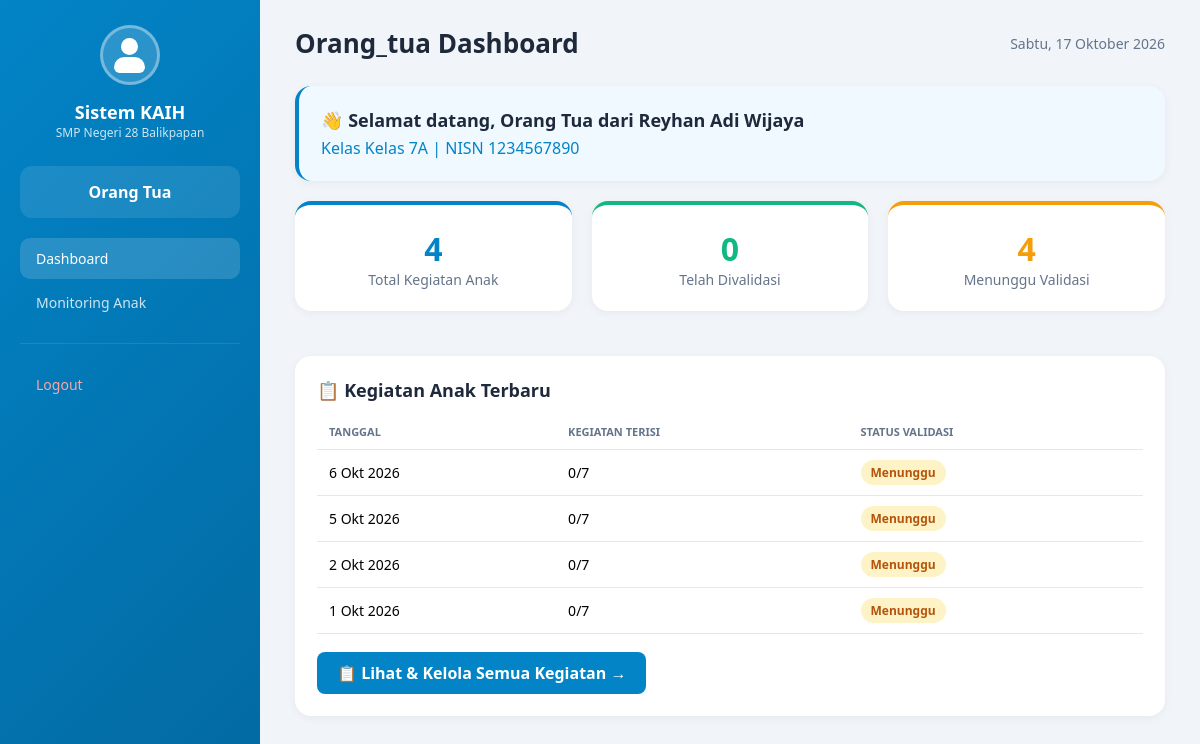
The page /aplikasi/ortu/index.php (signed in) on the database its author committed.
### tables this page shows
CREATE TABLE `siswa` (
  `id` bigint UNSIGNED NOT NULL,
  `nisn` varchar(30) NOT NULL,
  `nama_siswa` varchar(100) NOT NULL,
  `kelas` varchar(50) DEFAULT NULL,
  `jenis_kelamin` enum('L','P') DEFAULT NULL,
  `wali_kelas_id` bigint UNSIGNED DEFAULT NULL,
  `created_at` timestamp NULL DEFAULT NULL,
  `updated_at` timestamp NULL DEFAULT NULL
);

CREATE TABLE `laporan_harian` (
  `id` int NOT NULL,
  `siswa_id` bigint UNSIGNED NOT NULL,
  `tanggal` date NOT NULL,
  `bangun` tinyint(1) NOT NULL DEFAULT '0',
  `bangun_keterangan` varchar(255) DEFAULT NULL,
  `ibadah` tinyint(1) NOT NULL DEFAULT '0',
  `ibadah_catatan` varchar(255) DEFAULT NULL,
  `olahraga` tinyint(1) NOT NULL DEFAULT '0',
  `olahraga_jenis` varchar(50) DEFAULT NULL,
  `sarapan` tinyint(1) NOT NULL DEFAULT '0',
  `sarapan_menu` varchar(50) DEFAULT NULL,
  `membaca` tinyint(1) NOT NULL DEFAULT '0',
  `membaca_judul` varchar(255) DEFAULT NULL,
  `membaca_menit` int DEFAULT NULL,
  `membantu` tinyint(1) NOT NULL DEFAULT '0',
  `membantu_jenis` varchar(50) DEFAULT NULL,
  `menabung` tinyint(1) NOT NULL DEFAULT '0',
  `menabung_keterangan` varchar(255) DEFAULT NULL,
  `menabung_nominal` int DEFAULT NULL,
  `orang_tua_validated_at` datetime DEFAULT NULL,
  `guru_validated_at` datetime DEFAULT NULL,
  `created_at` datetime NOT NULL DEFAULT CURRENT_TIMESTAMP,
  `updated_at` datetime NOT NULL DEFAULT CURRENT_TIMESTAMP ON UPDATE CURRENT_TIMESTAMP
);

### aplikasi/ortu/index.php (the view, shortened to what this page needs)
<?php
require_once '../includes/header-kaih.php';
$siswa_id = (int) ($_SESSION['siswa_id'] ?? 0);
$anak = null;
$totalKegiatan = 0;
$validasiOrtu = 0;
$menungguValidasi = 0;
$terbaru = [];
if ($siswa_id > 0) {
    try {
        $stmt = $pdo->prepare('SELECT id, nisn, nama_siswa, kelas FROM siswa WHERE id = ?');
        $stmt->execute([$siswa_id]);
        $anak = $stmt->fetch();
        $stmt2 = $pdo->prepare('SELECT COUNT(*) FROM laporan_harian WHERE siswa_id = ?');
        $stmt2->execute([$siswa_id]);
        $totalKegiatan = (int) $stmt2->fetchColumn();
        $stmt3 = $pdo->prepare('SELECT COUNT(*) FROM laporan_harian WHERE siswa_id = ? AND orang_tua_validated_at IS NOT NULL');
        $stmt3->execute([$siswa_id]);
        $validasiOrtu = (int) $stmt3->fetchColumn();
        $menungguValidasi = $totalKegiatan - $validasiOrtu;
        $stmt4 = $pdo->prepare('SELECT * FROM laporan_harian WHERE siswa_id = ? ORDER BY tanggal DESC LIMIT 5');
        $stmt4->execute([$siswa_id]);
        $terbaru = $stmt4->fetchAll();
    } catch (PDOException $e) {
    }
}
$bulanNamesOrtuIdx = [1 => 'Jan', 2 => 'Feb', 3 => 'Mar', 4 => 'Apr', 5 => 'Mei', 6 => 'Jun', 7 => 'Jul', 8 => 'Agu', 9 => 'Sep', 10 => 'Okt', 11 => 'Nov', 12 => 'Des'];
function fmtTanggalSingkatOrtu(string $ymd): string
{
    global $bulanNamesOrtuIdx;
    $d = DateTimeImmutable::createFromFormat('Y-m-d', $ymd);
    return (int) $d->format('j') . ' ' . ($bulanNamesOrtuIdx[(int) $d->format('n')] ?? $d->format('m')) . ' ' . $d->format('Y');
}
function skorHarianOrtuIdx(array $lh): int
{
    return (int) ($lh['bangun'] ?? 0)
        + (int) ($lh['ibadah'] ?? 0)
        + (int) ($lh['olahraga'] ?? 0)
        + (int) ($lh['sarapan'] ?? 0)
        + (int) ($lh['membaca'] ?? 0)
        + (int) ($lh['membantu'] ?? 0)
        + (int) ($lh['menabung'] ?? 0);
}
?>
<?php if ($anak): ?>
<div class="card" style="margin-bottom: 20px; background:#f0f9ff; border-left: 4px solid #0284c7;">
    <h3 style="margin:0;">👋 Selamat datang, Orang Tua dari <?php echo htmlspecialchars($anak['nama_siswa']); ?></h3>
    <p style="margin:5px 0 0; color:#0284c7;">Kelas <?php echo htmlspecialchars($anak['kelas'] ?? '-'); ?> | NISN <?php echo htmlspecialchars($anak['nisn'] ?? '-'); ?></p>
</div>
<?php else: ?>
<div class="card" style="margin-bottom: 20px; background:#fef2f2; border-left: 4px solid #dc2626;">
    Akun orang tua Anda belum terhubung ke data siswa. Silakan hubungi admin sekolah.
</div>
<?php endif; ?>
<div style="display: grid; grid-template-columns: repeat(auto-fit, minmax(200px, 1fr)); gap: 20px; margin-bottom: 25px;">
    <div class="card" style="text-align: center; border-top: 4px solid #0284c7;">
        <div style="font-size: 32px; font-weight: 800; color: #0284c7;"><?php echo $totalKegiatan; ?></div>
        <div style="color: #64748b; font-size: 14px;">Total Kegiatan Anak</div>
    </div>
    <div class="card" style="text-align: center; border-top: 4px solid #10b981;">
        <div style="font-size: 32px; font-weight: 800; color: #10b981;"><?php echo $validasiOrtu; ?></div>
        <div style="color: #64748b; font-size: 14px;">Telah Divalidasi</div>
    </div>
    <div class="card" style="text-align: center; border-top: 4px solid #f59e0b;">
        <div style="font-size: 32px; font-weight: 800; color: #f59e0b;"><?php echo $menungguValidasi; ?></div>
        <div style="color: #64748b; font-size: 14px;">Menunggu Validasi</div>
    </div>
</div>
<div class="card">
    <h3 style="margin-top:0;">📋 Kegiatan Anak Terbaru</h3>
    <?php if (empty($terbaru)): ?>
        <p style="color: #64748b;">Belum ada kegiatan anak yang tercatat.</p>
    <?php else: ?>
        <table class="ortu-table">
            <thead>
                <tr>
                    <th>Tanggal</th>
                    <th>Kegiatan Terisi</th>
                    <th>Status Validasi</th>
                </tr>
            </thead>
            <tbody>
                <?php foreach ($terbaru as $lh): ?>
                <tr>
                    <td><?php echo htmlspecialchars(fmtTanggalSingkatOrtu($lh['tanggal'])); ?></td>
                    <td><?php echo skorHarianOrtuIdx($lh); ?>/7</td>
                    <td>
                        <?php if (!empty($lh['orang_tua_validated_at'])): ?>
                            <span class="ortu-badge ortu-badge-green">✓ Divalidasi</span>
                        <?php else: ?>
                            <span class="ortu-badge ortu-badge-amber">Menunggu</span>
                        <?php endif; ?>
                    </td>
                </tr>
                <?php endforeach; ?>
            </tbody>
        </table>
    <?php endif; ?>
    <div style="margin-top: 18px;">
        <a href="monitoring.php" style="background:#0284c7; color:#fff; padding:10px 20px; border-radius:8px; font-weight:bold; text-decoration:none; display:inline-block;">📋 Lihat & Kelola Semua Kegiatan →</a>
    </div>
</div>

### aplikasi/includes/header-kaih.php (style rules this page uses)
* { margin: 0; padding: 0; box-sizing: border-box; }
body { font-family: 'Segoe UI', Tahoma, Geneva, Verdana, sans-serif; background: #f1f5f9; min-height: 100vh; }
.card { background: white; padding: 22px; border-radius: 16px; box-shadow: 0 2px 10px rgba(0,0,0,0.05); margin-bottom: 20px; }
.card h3 { font-size: 18px; color: #1e293b; margin-bottom: 12px; }

### aplikasi/ortu/index.php (style rules this page uses)
.ortu-table { width: 100%; border-collapse: collapse; margin-top: 10px; }
.ortu-table th, .ortu-table td { padding: 10px 12px; text-align: left; border-bottom: 1px solid #e2e8f0; font-size: 14px; }
.ortu-table th { color: #64748b; text-transform: uppercase; font-size: 11px; }
.ortu-badge { padding: 4px 10px; border-radius: 20px; font-size: 12px; font-weight: bold; display: inline-block; }
.ortu-badge-amber { background: #fef3c7; color: #b45309; }

### rows shown on the page
siswa: nama_siswa "Reyhan Adi Wijaya", kelas "Kelas 7A", nisn "1234567890"
laporan_harian: tanggal "6 Okt 2026", bangun "0", shows "Menunggu"
laporan_harian: tanggal "5 Okt 2026", bangun "0", shows "Menunggu"
laporan_harian: tanggal "2 Okt 2026", bangun "0", shows "Menunggu"
laporan_harian: tanggal "1 Okt 2026", bangun "0", shows "Menunggu"

### other values the page prints
$sidebarLabel "Orang Tua"
$role "Orang_tua"
tanggalIndo() "Sabtu, 17 Oktober 2026"
$totalKegiatan "4"
$validasiOrtu "0"
$menungguValidasi "4"
